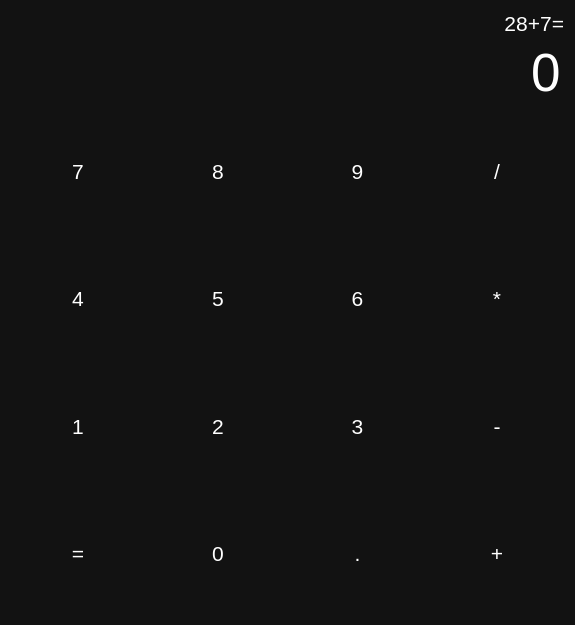
<?xml version="1.0" encoding="UTF-8"?>
<ui version="4.0">
 <class>Dialog</class>
 <widget class="QDialog" name="Dialog">
  <property name="geometry">
   <rect>
    <x>0</x>
    <y>0</y>
    <width>575</width>
    <height>625</height>
   </rect>
  </property>
  <property name="windowTitle">
   <string>Dialog</string>
  </property>
  <property name="styleSheet">
   <string notr="true">/* Базовый стиль для всех элементов */
QWidget {
color: white; /* Цвет текста */
background-color: #121212; /* Цвет фона элемента */
font_family: Rubik; /* Шрифт */
font-size: 16pt;
font_weight: 600;
}

/* КНОПКИ */
/* По умолчанию */
QPushButton{
background-color: transparent;
border: none; /* Отсутствуют границы кнопки */
}
/* При наведении */
QPushButton:hover{
background-color: #666;
}
/* При нажатии */
QPushButton:pressed{
background-color: #888;
}</string>
  </property>
  <layout class="QGridLayout" name="gridLayout">
   <item row="5" column="1">
    <widget class="QPushButton" name="pushButton_2">
     <property name="sizePolicy">
      <sizepolicy hsizetype="Expanding" vsizetype="Expanding">
       <horstretch>0</horstretch>
       <verstretch>0</verstretch>
      </sizepolicy>
     </property>
     <property name="text">
      <string>2</string>
     </property>
    </widget>
   </item>
   <item row="3" column="2">
    <widget class="QPushButton" name="pushButton_9">
     <property name="sizePolicy">
      <sizepolicy hsizetype="Expanding" vsizetype="Expanding">
       <horstretch>0</horstretch>
       <verstretch>0</verstretch>
      </sizepolicy>
     </property>
     <property name="text">
      <string>9</string>
     </property>
     <property name="shortcut">
      <string>9</string>
     </property>
    </widget>
   </item>
   <item row="4" column="1">
    <widget class="QPushButton" name="pushButton_5">
     <property name="sizePolicy">
      <sizepolicy hsizetype="Expanding" vsizetype="Expanding">
       <horstretch>0</horstretch>
       <verstretch>0</verstretch>
      </sizepolicy>
     </property>
     <property name="text">
      <string>5</string>
     </property>
    </widget>
   </item>
   <item row="4" column="3">
    <widget class="QPushButton" name="pushButton_multiplication">
     <property name="sizePolicy">
      <sizepolicy hsizetype="Expanding" vsizetype="Expanding">
       <horstretch>0</horstretch>
       <verstretch>0</verstretch>
      </sizepolicy>
     </property>
     <property name="text">
      <string>*</string>
     </property>
    </widget>
   </item>
   <item row="5" column="0">
    <widget class="QPushButton" name="pushButton_1">
     <property name="sizePolicy">
      <sizepolicy hsizetype="Expanding" vsizetype="Expanding">
       <horstretch>0</horstretch>
       <verstretch>0</verstretch>
      </sizepolicy>
     </property>
     <property name="text">
      <string>1</string>
     </property>
    </widget>
   </item>
   <item row="3" column="0">
    <widget class="QPushButton" name="pushButton_7">
     <property name="sizePolicy">
      <sizepolicy hsizetype="Expanding" vsizetype="Expanding">
       <horstretch>0</horstretch>
       <verstretch>0</verstretch>
      </sizepolicy>
     </property>
     <property name="text">
      <string>7</string>
     </property>
     <property name="shortcut">
      <string>7</string>
     </property>
    </widget>
   </item>
   <item row="3" column="3">
    <widget class="QPushButton" name="pushButton_division">
     <property name="sizePolicy">
      <sizepolicy hsizetype="Expanding" vsizetype="Expanding">
       <horstretch>0</horstretch>
       <verstretch>0</verstretch>
      </sizepolicy>
     </property>
     <property name="text">
      <string>/</string>
     </property>
    </widget>
   </item>
   <item row="1" column="0" colspan="4">
    <widget class="QLineEdit" name="lineEdit">
     <property name="sizePolicy">
      <sizepolicy hsizetype="Minimum" vsizetype="Fixed">
       <horstretch>0</horstretch>
       <verstretch>0</verstretch>
      </sizepolicy>
     </property>
     <property name="minimumSize">
      <size>
       <width>0</width>
       <height>0</height>
      </size>
     </property>
     <property name="maximumSize">
      <size>
       <width>16777215</width>
       <height>500</height>
      </size>
     </property>
     <property name="styleSheet">
      <string notr="true">font-size: 40pt;
border: none; 
</string>
     </property>
     <property name="text">
      <string>0</string>
     </property>
     <property name="alignment">
      <set>Qt::AlignRight|Qt::AlignTrailing|Qt::AlignVCenter</set>
     </property>
    </widget>
   </item>
   <item row="4" column="0">
    <widget class="QPushButton" name="pushButton_4">
     <property name="sizePolicy">
      <sizepolicy hsizetype="Expanding" vsizetype="Expanding">
       <horstretch>0</horstretch>
       <verstretch>0</verstretch>
      </sizepolicy>
     </property>
     <property name="text">
      <string>4</string>
     </property>
    </widget>
   </item>
   <item row="3" column="1">
    <widget class="QPushButton" name="pushButton_8">
     <property name="sizePolicy">
      <sizepolicy hsizetype="Expanding" vsizetype="Expanding">
       <horstretch>0</horstretch>
       <verstretch>0</verstretch>
      </sizepolicy>
     </property>
     <property name="text">
      <string>8</string>
     </property>
     <property name="shortcut">
      <string>8</string>
     </property>
    </widget>
   </item>
   <item row="4" column="2">
    <widget class="QPushButton" name="pushButton_6">
     <property name="sizePolicy">
      <sizepolicy hsizetype="Expanding" vsizetype="Expanding">
       <horstretch>0</horstretch>
       <verstretch>0</verstretch>
      </sizepolicy>
     </property>
     <property name="text">
      <string>6</string>
     </property>
    </widget>
   </item>
   <item row="5" column="2">
    <widget class="QPushButton" name="pushButton_3">
     <property name="sizePolicy">
      <sizepolicy hsizetype="Expanding" vsizetype="Expanding">
       <horstretch>0</horstretch>
       <verstretch>0</verstretch>
      </sizepolicy>
     </property>
     <property name="text">
      <string>3</string>
     </property>
    </widget>
   </item>
   <item row="5" column="3">
    <widget class="QPushButton" name="pushButton_minus">
     <property name="sizePolicy">
      <sizepolicy hsizetype="Expanding" vsizetype="Expanding">
       <horstretch>0</horstretch>
       <verstretch>0</verstretch>
      </sizepolicy>
     </property>
     <property name="text">
      <string>-</string>
     </property>
    </widget>
   </item>
   <item row="6" column="0">
    <widget class="QPushButton" name="pushButton_calculate">
     <property name="sizePolicy">
      <sizepolicy hsizetype="Expanding" vsizetype="Expanding">
       <horstretch>0</horstretch>
       <verstretch>0</verstretch>
      </sizepolicy>
     </property>
     <property name="text">
      <string>=</string>
     </property>
    </widget>
   </item>
   <item row="6" column="1">
    <widget class="QPushButton" name="pushButton_0">
     <property name="sizePolicy">
      <sizepolicy hsizetype="Expanding" vsizetype="Expanding">
       <horstretch>0</horstretch>
       <verstretch>0</verstretch>
      </sizepolicy>
     </property>
     <property name="text">
      <string>0</string>
     </property>
    </widget>
   </item>
   <item row="6" column="3">
    <widget class="QPushButton" name="pushButton_plus">
     <property name="sizePolicy">
      <sizepolicy hsizetype="Expanding" vsizetype="Expanding">
       <horstretch>0</horstretch>
       <verstretch>0</verstretch>
      </sizepolicy>
     </property>
     <property name="text">
      <string>+</string>
     </property>
    </widget>
   </item>
   <item row="6" column="2">
    <widget class="QPushButton" name="pushButton_dot">
     <property name="sizePolicy">
      <sizepolicy hsizetype="Expanding" vsizetype="Expanding">
       <horstretch>0</horstretch>
       <verstretch>0</verstretch>
      </sizepolicy>
     </property>
     <property name="text">
      <string>.</string>
     </property>
    </widget>
   </item>
   <item row="0" column="0" colspan="4">
    <widget class="QLabel" name="label">
     <property name="text">
      <string>28+7=</string>
     </property>
     <property name="alignment">
      <set>Qt::AlignRight|Qt::AlignTrailing|Qt::AlignVCenter</set>
     </property>
    </widget>
   </item>
  </layout>
 </widget>
 <resources/>
 <connections/>
</ui>
